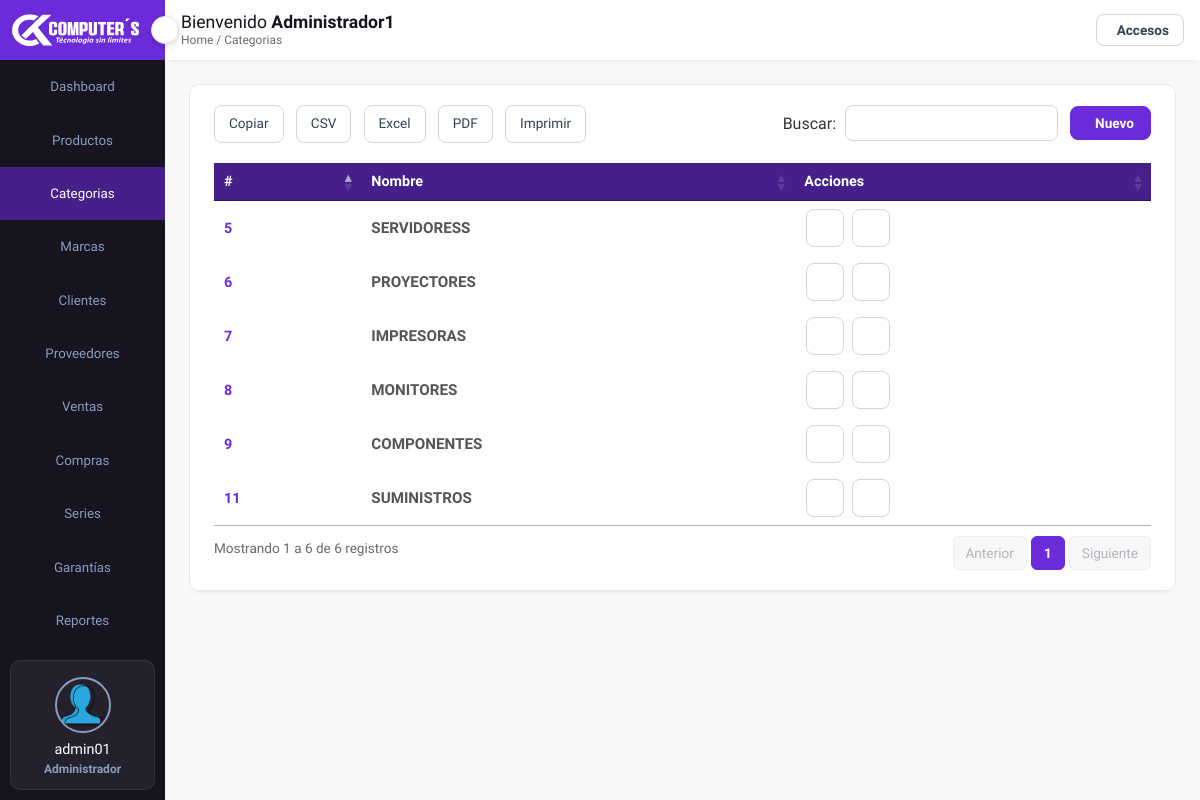
The app's page /frontend/categorias/mostrar.php (signed in) with its own data.
### tables this page shows
CREATE TABLE `categoria` (
  `idcate` int(11) NOT NULL AUTO_INCREMENT,
  `nocate` varchar(100) NOT NULL,
  `state` tinyint(1) NOT NULL DEFAULT 1,
  `fere` timestamp NOT NULL DEFAULT current_timestamp() ON UPDATE current_timestamp(),
  PRIMARY KEY (`idcate`)
);

### backend/config/helpers.php (called while the page is built, shortened)
<?php
function e($valor)
{
    return htmlspecialchars((string)$valor, ENT_QUOTES, 'UTF-8');
}

### frontend/categorias/mostrar.php (the view, shortened to what this page needs)
<?php
require __DIR__ . '/../layout/cabecera.php';
?>
            <div class="page-content">
            <div class="records table-responsive">
                     <div class="record-header">
                        <div class="add">
                            <a href="nuevo.php" class="btn-primario btn-nuevo"><span class="las la-plus"></span> Nuevo</a>
                        </div>
                    </div>
                    <div>
                        <?php
require '../../backend/config/Conexion.php';
$sentencia = $connect->prepare("SELECT * FROM categoria WHERE state = 1 ORDER BY idcate DESC;");
 $sentencia->execute();
$data =  array();
if($sentencia){
  while($r = $sentencia->fetchObject()){
    $data[] = $r;
  }
}
     ?>
     <?php if(count($data)>0):?>
                        <table width="100%" id="example">
                            <thead>
                                <tr>
                                    <th>#</th>
                                    <th><span class="las la-sort"></span>Nombre</th>
                                    <th><span class="las la-sort"></span>Acciones</th>
                                </tr>
                            </thead>
                            <tbody>
                                <?php foreach($data as $d):?>
                                <tr>
                                    <td><?php echo e($d->idcate); ?></td>
                                    <td>
                                        <div class="client">
                                            <div class="client-info">
                                                <h4><?php echo e($d->nocate); ?></h4>
                                            </div>
                                        </div>
                                    </td>
                                    <td>
                                       <a title="Actualizar" href="../categorias/editar.php?id=<?php echo e($d->idcate); ?>" class="btn-icono"><span class="las la-pen"></span></a>
                                     <form  onsubmit="return confirm('Realmente desea eliminar el registro?');" method='POST' action='<?php $_SERVER['PHP_SELF'] ?>'>
<button name='delete_category' class="btn-icono peligro"><span class="las la-trash-alt"></span></button>
</form>
                                    </td>
                                </tr>
                                 <?php endforeach; ?>
                            </tbody>
                        </table>
                          <?php else:?>
                           <p class="sin-datos">Todavía no hay registros.</p>
    <?php endif; ?>
                    </div>
                </div>
            </div>
<?php require __DIR__ . '/../layout/pie.php'; ?>
</body>
</html>

### backend/css/admin.css (style rules this page uses)
:root { --main-color: #6C2BD9; --color-dark: #17131F; --text-grey: #6B6673; }
* { margin: 0; padding: 0; text-decoration: none; list-style-type: none; box-sizing: border-box; font-family: 'Lexend Deca', sans-serif; }
.page-content { padding: 1.5rem; min-height: calc(100vh - 60px); background: #F8F7FA; }
.records { box-shadow: 0px 5px 5px -5px rgb(0 0 0 / 10%); background: #fff; border-radius: 3px; }
input, button, select { outline: none; }
.table-responsive { width: 100%; overflow: auto; }
table { border-collapse: collapse; }
table thead tr { background: #45208A; }
table thead th { padding: 1rem 0rem; text-align: left; color: #fff; font-size: .9rem; }
table thead th:first-child { padding-left: 1rem; }
table tbody td { padding: 1rem 0rem; color: #444; }
table tbody td:first-child { padding-left: 1rem; color: var(--main-color); font-weight: 600; font-size: .9rem; }
table tbody tr { border-bottom: 1px solid #dee2e8; }
.client { display: flex; align-items: center; }
.client-info h4 { color: #555; font-size: .95rem; }
.btn-icono { width: 38px; height: 38px; display: inline-flex; align-items: center; justify-content: center; border: 1px solid #d0d5dd; border-radius: 8px; background: #fff; color: #344054; font-size: 1.2rem; cursor: pointer; transition: border-color 150ms, color 150ms, background 150ms; }
.btn-icono.peligro { color: #D92D20; }
html { background: #F8F7FA; }
.btn-primario, .btn-secundario { display: inline-flex; align-items: center; justify-content: center; gap: 8px; padding: 10px 20px; border-radius: 8px; font-size: .9rem; font-weight: 600; cursor: pointer; transition: background 150ms, border-color 150ms, color 150ms; }
.btn-primario { background: var(--main-color); border: 1px solid var(--main-color); color: #fff; }
td form { display: inline-flex; margin: 0; vertical-align: middle; }
td > .btn-icono, td form .btn-icono { margin: 0 2px; vertical-align: middle; }
td:has(> .btn-icono), td:has(> form > .btn-icono), td:has(> .acciones) { white-space: nowrap; }

### backend/css/tablas.css (style rules this page uses)
.dataTables_wrapper .btn-nuevo { order: 2; padding: 8px 16px; font-size: .85rem; }
.records { border: 1px solid #e4e7ec; border-radius: 10px; }

### records on screen
categoria: idcate "11", nocate "SUMINISTROS"
categoria: idcate "9", nocate "COMPONENTES"
categoria: idcate "8", nocate "MONITORES"
categoria: idcate "7", nocate "IMPRESORAS"
categoria: idcate "6", nocate "PROYECTORES"
categoria: idcate "5", nocate "SERVIDORESS"

### other values on screen
$texto "Dashboard"
$texto "Productos"
$texto "Categorias"
$texto "Marcas"
$texto "Clientes"
$texto "Proveedores"
$texto "Ventas"
$texto "Compras"
$texto "Series"
$texto "Garantías"
$texto "Reportes"
$_SESSION['username'] "admin01"
nombre_rol(rol_actual()) "Administrador"
$_SESSION['nombre'] "Administrador1"
$migas "Categorias"
